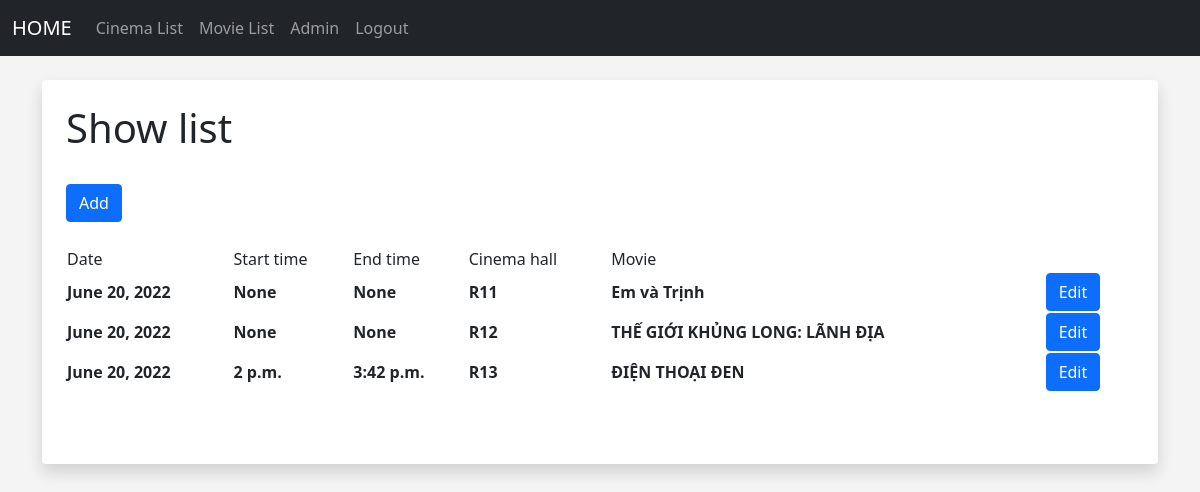
Before: /show_list (signed in) with the older database file.
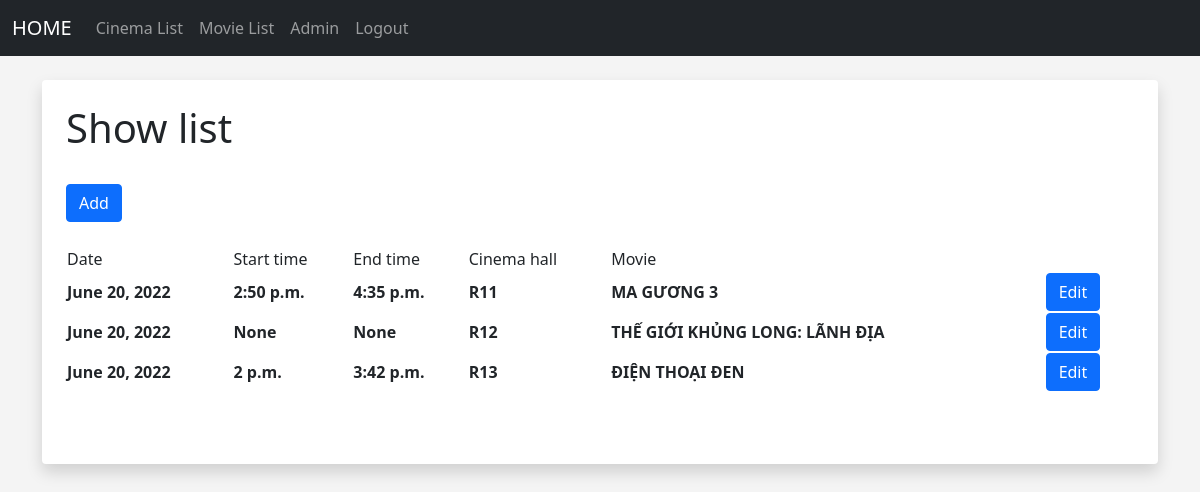
After: the same page with the newer database file.
### members/models.py (models this page shows, shortened)
class Show(models.Model):
    date = models.DateField()
    start_time = models.TimeField()
    end_time = models.TimeField()
    cinema_hall_id = models.ForeignKey(Cinema_Hall, on_delete=models.CASCADE)
    movie_id = models.ForeignKey(Movie, on_delete=models.CASCADE)

class Movie(models.Model):
    title = models.CharField(max_length=256)
    image = models.ImageField(upload_to = "images/")
    description = models.CharField(max_length=512)
    duration = models.IntegerField()
    released_date = models.DateField()
    genre = models.CharField(max_length=256)
    def __str__(self):
        return self.title

class Cinema_Hall(models.Model):
    name = models.CharField(max_length=64)
    total_seats = models.IntegerField()
    cinema_id = models.ForeignKey(Cinema, on_delete=models.CASCADE)
    def __str__(self):
        return self.name

### members/views.py (the view)
# urls.py: path('show_list', views.get_all_show, name='show_list'),
def get_all_show(request):
    show_list = Show.objects.all()
    return render(request, 'ui/show_list.html', {'show_list':show_list})

### members/templates/ui/show_list.html (shortened to what this page needs)
{% extends 'ui/base.html' %}
{% block content %}
{% if user.is_superuser %}
	<div class="shadow p-4 mb-5 bg-body rounded">
	<h1>Show list</h1>
    <br/>
    <a href="{% url 'add_show' %}" class="btn btn-primary" role="button">Add</a>
    <br/>
<br/>
<div class="container">
  <div class="row">
    <table>
    <tr>
        <td>Date</td>
        <td>Start time</td>
        <td>End time</td>
        <td>Cinema hall</td>
        <td>Movie</td>
    </tr>
      {% for show in show_list %}
    <tr>
        <th>
          {{show.date}}
        </th>
        <th>
            {{show.start_time}}
        </th>
        <th>
            {{show.end_time}}
        </th>
        <th>
            {{show.cinema_hall_id}}
        </th>
        <th>
            {{show.movie_id}}
        </th>
        <th>
          <a href="{% url 'edit_show' show.id %}" class="btn btn-primary" role="button">Edit</a>
        </th>
    </tr>
      {% endfor %}
    </table>
  </div>
</div>
<br/><br/>
{%else%}
<center>
    <h1>Sorry you don't have permission to access this page</h1>
    </center>
{% endif %}
{% endblock %}

Changed rows visible on the page:
changed Show: start_time "None" → "2:50 p.m."; end_time "None" → "4:35 p.m."; movie_id "Em và Trịnh" → "MA GƯƠNG 3"
